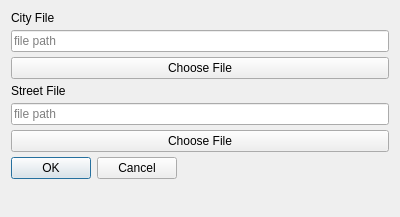
<?xml version="1.0" encoding="UTF-8"?>
<ui version="4.0">
 <class>Uploaddialog</class>
 <widget class="QDialog" name="Uploaddialog">
  <property name="geometry">
   <rect>
    <x>0</x>
    <y>0</y>
    <width>400</width>
    <height>217</height>
   </rect>
  </property>
  <property name="sizePolicy">
   <sizepolicy hsizetype="Fixed" vsizetype="Fixed">
    <horstretch>0</horstretch>
    <verstretch>0</verstretch>
   </sizepolicy>
  </property>
  <property name="windowTitle">
   <string>Dialog</string>
  </property>
  <layout class="QFormLayout" name="formLayout">
   <property name="fieldGrowthPolicy">
    <enum>QFormLayout::FieldsStayAtSizeHint</enum>
   </property>
   <property name="verticalSpacing">
    <number>5</number>
   </property>
   <item row="5" column="0" colspan="2">
    <widget class="QPushButton" name="uploadButton2">
     <property name="text">
      <string>Choose File</string>
     </property>
    </widget>
   </item>
   <item row="4" column="0" colspan="2">
    <widget class="QLineEdit" name="path2">
     <property name="placeholderText">
      <string>file path</string>
     </property>
    </widget>
   </item>
   <item row="3" column="0" colspan="2">
    <widget class="QLabel" name="label_2">
     <property name="text">
      <string>Street File</string>
     </property>
    </widget>
   </item>
   <item row="0" column="0" colspan="2">
    <widget class="QLabel" name="label">
     <property name="text">
      <string>City File</string>
     </property>
    </widget>
   </item>
   <item row="1" column="0" colspan="2">
    <widget class="QLineEdit" name="path1">
     <property name="placeholderText">
      <string>file path</string>
     </property>
    </widget>
   </item>
   <item row="2" column="0" colspan="2">
    <widget class="QPushButton" name="uploadButton1">
     <property name="text">
      <string>Choose File</string>
     </property>
    </widget>
   </item>
   <item row="6" column="0">
    <widget class="QDialogButtonBox" name="buttonBox">
     <property name="orientation">
      <enum>Qt::Horizontal</enum>
     </property>
     <property name="standardButtons">
      <set>QDialogButtonBox::Cancel|QDialogButtonBox::Ok</set>
     </property>
    </widget>
   </item>
  </layout>
 </widget>
 <resources/>
 <connections>
  <connection>
   <sender>buttonBox</sender>
   <signal>accepted()</signal>
   <receiver>Uploaddialog</receiver>
   <slot>accept()</slot>
   <hints>
    <hint type="sourcelabel">
     <x>248</x>
     <y>254</y>
    </hint>
    <hint type="destinationlabel">
     <x>157</x>
     <y>274</y>
    </hint>
   </hints>
  </connection>
  <connection>
   <sender>buttonBox</sender>
   <signal>rejected()</signal>
   <receiver>Uploaddialog</receiver>
   <slot>reject()</slot>
   <hints>
    <hint type="sourcelabel">
     <x>316</x>
     <y>260</y>
    </hint>
    <hint type="destinationlabel">
     <x>286</x>
     <y>274</y>
    </hint>
   </hints>
  </connection>
 </connections>
</ui>
